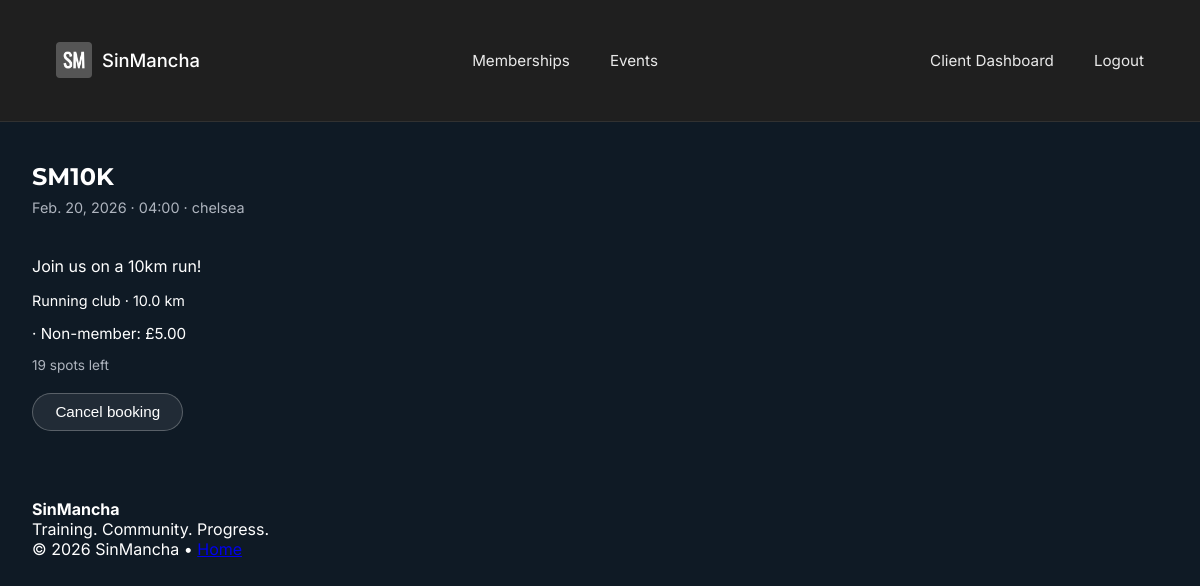
The app's page /events/3/ (signed in) with its own data.
### club/models.py (models this page shows, shortened)
class Event(models.Model):
    trainer = models.ForeignKey(
        TrainerProfile,
        on_delete=models.CASCADE,
        related_name="events",
        null=True,
        blank=True,
    )
    title = models.CharField(max_length=200)
    description = models.TextField(blank=True)
    date = models.DateField()
    start_time = models.TimeField()
    end_time = models.TimeField(blank=True, null=True)
    location = models.CharField(max_length=255, blank=True)
    EVENT_TYPE_CHOICES = [
        ("running_club", "Running club"),
        ("class", "Class / session"),
        ("challenge", "Challenge (e.g. 1000 burpees)"),
    ]
    event_type = models.CharField(
        max_length=20,
        choices=EVENT_TYPE_CHOICES,
        default="class",
    )
    distance_km = models.DecimalField(
        max_digits=4,
        decimal_places=1,
        blank=True,
        null=True,
        help_text="Optional: for running events.",
    )
    target_reps = models.PositiveIntegerField(
        blank=True,
        null=True,
        help_text="Optional: for challenge events (e.g. 1000 burpees).",
    )
    capacity = models.PositiveIntegerField(default=20)
    is_cancelled = models.BooleanField(default=False)
    price_non_member = models.DecimalField(
        max_digits=7,
        decimal_places=2,
        null=True,
        blank=True,
        help_text="Leave blank if this event is free for non-members.",
    )
    price_member = models.DecimalField(
        max_digits=7,
        decimal_places=2,
        null=True,
        blank=True,
        help_text="Leave blank if this event is free for members.",
    )
    class Meta:
        ordering = ["date", "start_time"]
    @property
    def registrations_count(self):
        return self.registrations.filter(status="booked").count()
    @property
    def spots_left(self):
        return max(self.capacity - self.registrations_count, 0)
    @property
    def is_full(self):
        return self.spots_left <= 0

### club/views.py (the view)
# urls.py: path("events/<int:event_id>/", views.EventDetailView.as_view(), name="event_detail"),
class EventDetailView(LoginRequiredMixin, DetailView):
    model = Event
    template_name = "event_detail.html"
    context_object_name = "event"
    pk_url_kwarg = "event_id"
    def get_context_data(self, **kwargs):
        context = super().get_context_data(**kwargs)
        registration = EventRegistration.objects.filter(
            user=self.request.user,
            event=self.object
        ).first()
        context["registration"] = registration
        return context

### templates/event_detail.html (shortened to what this page needs)
{% extends "base.html" %}
{% block content %}
<section class="page-header">
  <h1>{{ event.title }}</h1>
  <p class="event-meta">
    {{ event.date }} · {{ event.start_time|time:"H:i" }}
    {% if event.location %} · {{ event.location }}{% endif %}
  </p>
</section>
<section class="container" style="padding-top: 0;">
  {% if event.description %}
    <p style="margin-bottom:1rem;">{{ event.description }}</p>
  {% endif %}
  <p class="event-type">
    {{ event.get_event_type_display }}
    {% if event.distance_km %} · {{ event.distance_km }} km{% endif %}
  </p>
  {% if event.price_member or event.price_non_member %}
    <p class="event-price">
      {% if event.price_non_member %} · Non-member: £{{ event.price_non_member }}{% endif %}
    </p>
  {% else %}
    <p class="event-price event-free">Free</p>
  {% endif %}
  <p class="event-spots">
    {% if event.is_full %}
      Fully booked
    {% else %}
      {{ event.spots_left }} spots left
    {% endif %}
  </p>
  {% if user.is_authenticated %}
    <form method="post" style="margin-top:1rem;">
      {% if registration and registration.status == "booked" %}
        <button type="submit" name="cancel" class="btn btn-secondary">Cancel booking</button>
      {% else %}
        {% if event.is_full or event.is_past %}
          <button class="btn btn-secondary" disabled>Not available</button>
        {% else %}
          <button type="submit" name="join" class="btn btn-primary">Join this event</button>
        {% endif %}
      {% endif %}
    </form>
  {% else %}
    <p style="margin-top:1rem;">
      <a href="{% url 'account_login' %}">Login</a> or
      <a href="{% url 'account_signup' %}">create an account</a> to book this event.
    </p>
  {% endif %}
</section>
{% endblock %}

### static/css/style.css (style rules this page uses)
:root { --primary-color: #1F1F1F; --accent-color: #6ec74b; --neutral-color: #FFFFFF; --secondary-neutral: #AEB4BE; --success-color: #78C957; --text-color: #FFFFFF; --background-color: #0F1A25; }
*, *::before, *::after { box-sizing: border-box; }
body { font-family: 'Inter', sans-serif; color: var(--text-color); background-color: var(--background-color); margin: 0; padding: 0; }
h1, h2, h3, h4, h5, h6 { font-family: 'Montserrat', sans-serif; color: var(--neutral-color); margin-top: 0; }
.container { max-width: 1200px; margin: 0 auto; padding: 2rem; }
.btn { background-color: var(--accent-color); color: var(--neutral-color); border: none; padding: 0.6rem 1.4rem; text-decoration: none; display: inline-block; margin: 0.25rem 0; cursor: pointer; transition: 0.25s ease; border-radius: 999px; font-size: 0.95rem; font-weight: 500; }
.btn-secondary { background: rgba(255,255,255,0.08); color: white; border: 1px solid rgba(255,255,255,0.25); }
.page-header { padding: 2.5rem 2rem 1.5rem; }
.page-header h1 { margin-bottom: 0.5rem; }
.page-header p { color: var(--secondary-neutral); margin: 0; }
.event-meta { font-size: 0.9rem; color: var(--secondary-neutral); margin-bottom: 0.4rem; }
.event-type { font-size: 0.9rem; margin-bottom: 0.4rem; }
.event-price { font-size: 0.95rem; margin-bottom: 0.4rem; }
.event-spots { font-size: 0.85rem; color: var(--secondary-neutral); }

### records on screen
Event: title "SM10K", date "Feb. 20, 2026", start_time "04:00", location "chelsea", description "Join us on a 10km run!", event_type "Running club", distance_km "10.0", price_non_member "5.00", spots_left "19"
